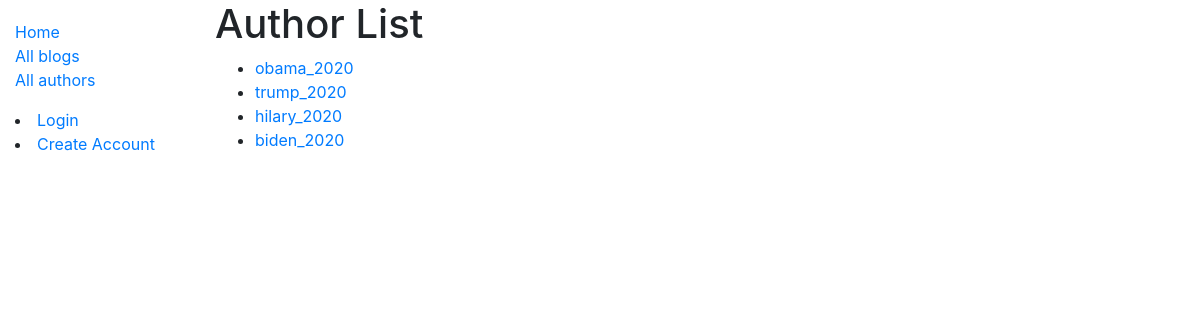
/forum/authors/, run on the app's committed database.
### forum/models.py (models this page shows, shortened)
class Author(models.Model):
    user = models.OneToOneField(User, on_delete=models.SET_NULL, null=True)
    biography = models.TextField(max_length=400, help_text='Who am I?')
    def __str__(self):
        return self.user.username

### forum/views.py (the view)
# urls.py: path('authors/',              views.AuthorListView.as_view(),       name='authors'),
class AuthorListView(generic.ListView):
    model = Author

### forum/templates/forum/author_list.html
{% extends "base_generic.html" %}
{% block content %}
  <h1>Author List</h1>
  {% if author_list %}
  <ul>
    {% for author in author_list %}
      <li>
        <a href="{% url 'blog-list-by-author' author.pk %}">{{ author }}</a>
      </li>
    {% endfor %}
  </ul>
  {% else %}
    <p>There are no authors.</p>
  {% endif %}
{% endblock %}

### data on the page
Author: user.username "obama_2020"
Author: user.username "trump_2020"
Author: user.username "hilary_2020"
Author: user.username "biden_2020"
